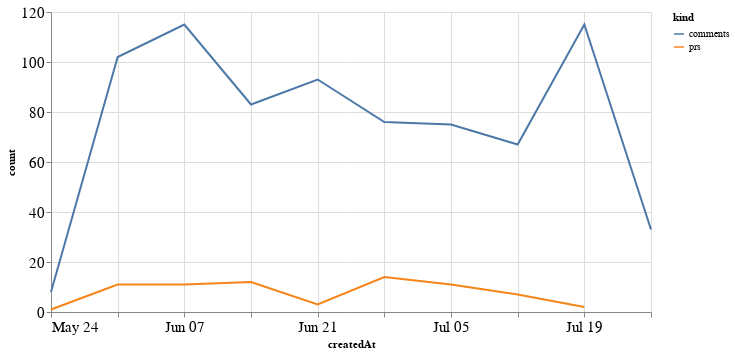

The code cell stored with this chart in its notebook:
### Code cell
alt.Chart(total_time, width=600).mark_line().encode(
    x='createdAt',
    y='count',
    color='kind'
)

### Figure 1 — Vega-Lite specification as saved in the notebook (floating-point values rounded to 4 significant figures)
{"config": {"axisLeft": {"labelFontSize": 15}, "axisBottom": {"labelFontSize": 15}}, "data": {"name": "data-f1629a233609c7ab4b9438a3ace7fa45"}, "mark": "line", "encoding": {"color": {"type": "nominal", "field": "kind"}, "x": {"type": "temporal", "field": "createdAt"}, "y": {"type": "quantitative", "field": "count"}}, "width": 600, "$schema": "https://vega.github.io/schema/vega-lite/v4.8.1.json", "datasets": {"data-f1629a233609c7ab4b9438a3ace7fa45": [{"createdAt": "2020-05-24T00:00:00", "kind": "prs", "count": 1.0}, {"createdAt": "2020-05-31T00:00:00", "kind": "prs", "count": 11.0}, {"createdAt": "2020-06-07T00:00:00", "kind": "prs", "count": 11.0}, {"createdAt": "2020-06-14T00:00:00", "kind": "prs", "count": 12.0}, {"createdAt": "2020-06-21T00:00:00", "kind": "prs", "count": 3.0}, {"createdAt": "2020-06-28T00:00:00", "kind": "prs", "count": 14.0}, {"createdAt": "2020-07-05T00:00:00", "kind": "prs", "count": 11.0}, {"createdAt": "2020-07-12T00:00:00", "kind": "prs", "count": 7.0}, {"createdAt": "2020-07-19T00:00:00", "kind": "prs", "count": 2.0}, {"createdAt": "2020-07-26T00:00:00", "kind": "prs", "count": null}, {"createdAt": "2020-05-24T00:00:00", "kind": "comments", "count": 8.0}, {"createdAt": "2020-05-31T00:00:00", "kind": "comments", "count": 102.0}, {"createdAt": "2020-06-07T00:00:00", "kind": "comments", "count": 115.0}, {"createdAt": "2020-06-14T00:00:00", "kind": "comments", "count": 83.0}, {"createdAt": "2020-06-21T00:00:00", "kind": "comments", "count": 93.0}, {"createdAt": "2020-06-28T00:00:00", "kind": "comments", "count": 76.0}, {"createdAt": "2020-07-05T00:00:00", "kind": "comments", "count": 75.0}, {"createdAt": "2020-07-12T00:00:00", "kind": "comments", "count": 67.0}, {"createdAt": "2020-07-19T00:00:00", "kind": "comments", "count": 115.0}, {"createdAt": "2020-07-26T00:00:00", "kind": "comments", "count": 33.0}]}}
